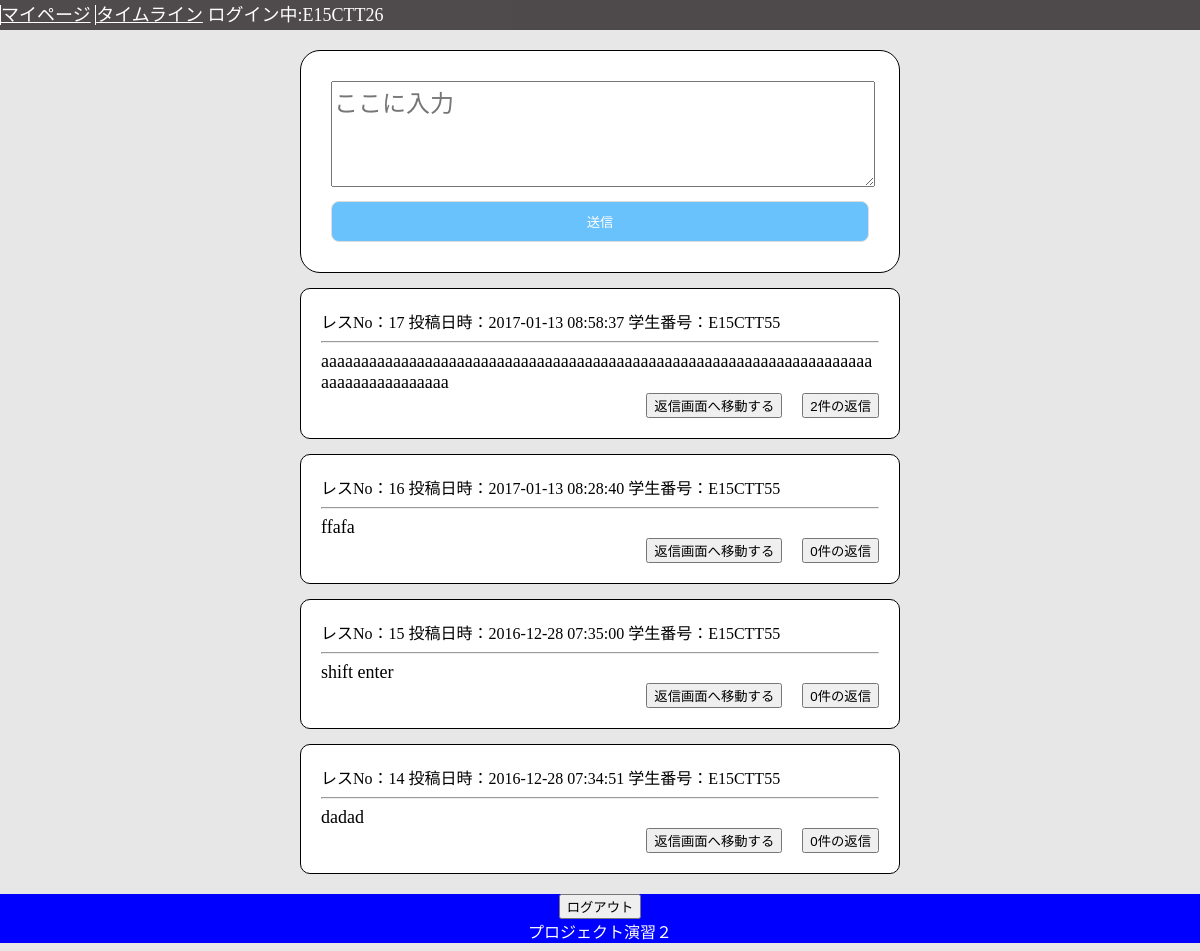
Screenshot of /board.php (signed in) with the database file from the repository.
### tables this page shows
CREATE TABLE textcontent (content_id INTEGER PRIMARY KEY,contentData VARCHAR,date VARCHAR,personalData VARCHAR);

### tool.php (called while the page is built, shortened)
<?php
function DBconnect(){
  try{
    $dsn = __DIR__;
    $dsn = preg_replace('/\\\/u','/',$dsn);
    $dsn .= '/test.sqlite3';
    $connect = new PDO("sqlite:".$dsn);
    $connect->setAttribute(PDO::ATTR_DEFAULT_FETCH_MODE, PDO::FETCH_ASSOC);
    }catch(Exception $e){
      echo "通信エラーが発生しました<br>";
      return null;
    }
	return $connect;
}
function searchTextContent(){
	$conn = DBconnect();
  try{
	$data = $conn->query("SELECT content_id,contentData,date,personalData FROM textcontent ORDER BY content_id DESC");
}catch(Exception $e){
}
	return $data;
}
function searchTimeLine(){
	$conn = DBconnect();
	$num = $conn->query("SELECT DISTINCT return_id FROM retweet");
	$array = array();
		$content = searchTextContent();
		foreach($content as $c){
			array_push($array,$c);
		}
    $id = array();
		foreach ($array as $key => $value) {
		  $id[$key] = $value['date'];
		}
		array_multisort($id, SORT_DESC, $array);
		return $array;
}
function commentCount($content_id){
	$conn = DBconnect();
	$c = $conn->query("SELECT COUNT(textContent_id = '$content_id' or null) AS count FROM returntextDB");
	$count = $c->fetch();
	return $count;
}
?>

### board.php (the view, shortened to what this page needs)
<?php
require "tool.php";
?>
<!DOCTYPE html>
<html>
<head>
  <link href="./CSS/boardMobile.css" rel="stylesheet" type="text/css" media="screen and (min-width: 320px) and (max-width:480px)" >
  <link href="./CSS/board.css" rel="stylesheet" type="text/css" media="screen and (min-width: 481px)" >
</head>
<body>
<header>
  <nav class="navFlex">
    <a href="#">マイページ</a>
    <a href="board.php">タイムライン</a>
    <?php
    echo "<span>ログイン中:".$_SESSION["userID"]."</span>";
      ?>
  </nav>
</header>
<div class="wrapper">
  <div class="timeLineWrapper">
    <div class="typeText">
        <ul>
          <li>
            <textarea class="inputForm" name="typeBoard" placeholder="ここに入力"></textarea>
          </li>
          <li>
            <input type="button" class="sendText" onclick="sendComment()" value="送信"/>
          </li>
          </ul>
    </div>
<?php
    $timeLineData = searchTimeLine();
    foreach ($timeLineData as $r) {
        if($r['content_id'] != null){
          $num = commentCount($r["content_id"]);
          echo '<div class="content">';
            echo '<div class="accountInfo">';
              echo  'レスNo：'.$r["content_id"].' 投稿日時：'.$r["date"].' 学生番号：'.$r["personalData"];
              echo "<hr>";
            echo '</div>';
            echo '<div class="textContent">';
              echo $r["contentData"];
            echo '</div>';
            echo '<div class="goReplyPage">';
              echo '<input type="button" class="link" onclick="linkToReplyPage('.$r["content_id"].')" value = "返信画面へ移動する">';
              echo '<input type="button"  class="link replyDisplay'.$r["content_id"].'" name="'.$r["content_id"].'" onclick="showReply('.$r["content_id"].','.$num["count"].')" value="'.$num["count"].'件の返信">';
            echo '</div>';
          echo '</div>';
      }
    }
?>
  </div>
</div>
<footer>
  <form action="logout.php" method="post">
    <input type="submit" value="ログアウト" />
  </form>
  <span>プロジェクト演習２</span>
</footer>
</body>
</html>

### CSS/boardMobile.css (style rules this page uses)
body { margin-left: auto; margin-right: auto; background-color: rgb(231, 231, 231); max-width: 100%; }
header { height: 30px; background-color: rgba(52, 46, 49, 0.85); color: white; font-size: 16px; position: fixed; width: 100%; top:0px; }
.navFlex { color: white; }
.navFlex a { color: white; border-left: solid 1px white; }
.timeLineWrapper { width: auto; margin-top: 10px; margin-left: auto; margin-right: auto; }
.typeText { margin-top: 50px; margin-left: 10px; margin-right: 10px; background-color: white; border-radius: 20px; border: 1px solid black; padding-top: 30px; padding-bottom: 30px; }
.typeText ul { padding: 0; width: 90%; margin: auto; }
.typeText ul li { list-style: none; width: 100%; }
.typeText ul li textarea { margin: auto; }
.sendText { background: rgb(105, 194, 251); border: 1px solid #DDD; border-radius: 8px; -moz-border-radius: 8px; -webkit-border-radius: 8px; color: white; width: 100px; padding: 10px 0; margin-right: 20px; margin-top: 10px; width: 100%; }
.inputForm { width: 100%; height: 60px; font-size: 18px; resize: vertical; }
.content { padding: 20px; margin-top: 15px; background-color: white; border-radius: 10px; border: 1px solid black; font-size: 18px; margin-left: 15px; margin-right: 15px; }
.textContent:before { content: "\A" ; }
.goReplyPage:before { content: "\A" ; }
.accountInfo { font-size: 16px; }
.textContent { margin-bottom: 20px; word-wrap:break-word; word-break: break-word; }
.goReplyPage { text-align: right; }
.link { background: rgb(105, 194, 251); border: 1px solid #DDD; border-radius: 8px; -moz-border-radius: 8px; -webkit-border-radius: 8px; color: white; width: 100px; padding: 10px 0; margin-right: 20px; margin-top: 10px; width: 100%; }
footer { margin-top: 20px; background-color: blue; text-align: center; bottom: 0px; color: white; }

### CSS/board.css (style rules this page uses)
body { margin-left: auto; margin-right: auto; background-color: rgb(231, 231, 231); }
header { height: 30px; background-color: rgba(52, 46, 49, 0.85); color: white; font-size: 18px; position: fixed; width: 100%; top:0px; }
.navFlex { color: white; }
.navFlex a { color: white; border-left: solid 1px white; }
.timeLineWrapper { width: 50%; margin-top: 10px; margin-left: auto; margin-right: auto; }
.typeText { margin-top: 50px; background-color: white; border-radius: 20px; border: 1px solid black; padding-top: 30px; padding-bottom: 30px; }
.typeText ul { padding: 0; width: 90%; margin: auto; }
.typeText ul li { list-style: none; width: 100%; }
.typeText ul li textarea { margin: auto; }
.sendText { background: rgb(105, 194, 251); border: 1px solid #DDD; border-radius: 8px; -moz-border-radius: 8px; -webkit-border-radius: 8px; color: white; width: 100px; padding: 10px 0; margin-right: 20px; margin-top: 10px; width: 100%; }
.inputForm { width: 100%; height: 100px; font-size: 24px; resize: vertical; }
.content { padding: 20px; margin-top: 15px; background-color: white; border-radius: 10px; border: 1px solid black; font-size: 18px; }
.textContent:before { content: "\A" ; }
.goReplyPage:before { content: "\A" ; }
.accountInfo { font-size: 16px; }
.textContent { word-wrap:break-word; word-break: break-word; }
.goReplyPage { text-align: right; }
.link:first-child { margin-right:20px; }
footer { margin-top: 20px; background-color: blue; text-align: center; bottom: 0px; color: white; }

### rows the page displays
textcontent: content_id "17", date "2017-01-13 08:58:37", personalData "E15CTT55", contentData "aaaaaaaaaaaaaaaaaaaaaaaaaaaaaaaaaaaaaaaaaaaaaaaaaaaaaaaaaaaaaaaaaaaaaaaaaaaaaaaaaaaaa"
textcontent: content_id "16", date "2017-01-13 08:28:40", personalData "E15CTT55", contentData "ffafa"
textcontent: content_id "15", date "2016-12-28 07:35:00", personalData "E15CTT55", contentData "shift enter"
textcontent: content_id "14", date "2016-12-28 07:34:51", personalData "E15CTT55", contentData "dadad"

### other values shown
$_SESSION["userID"] "E15CTT26"
